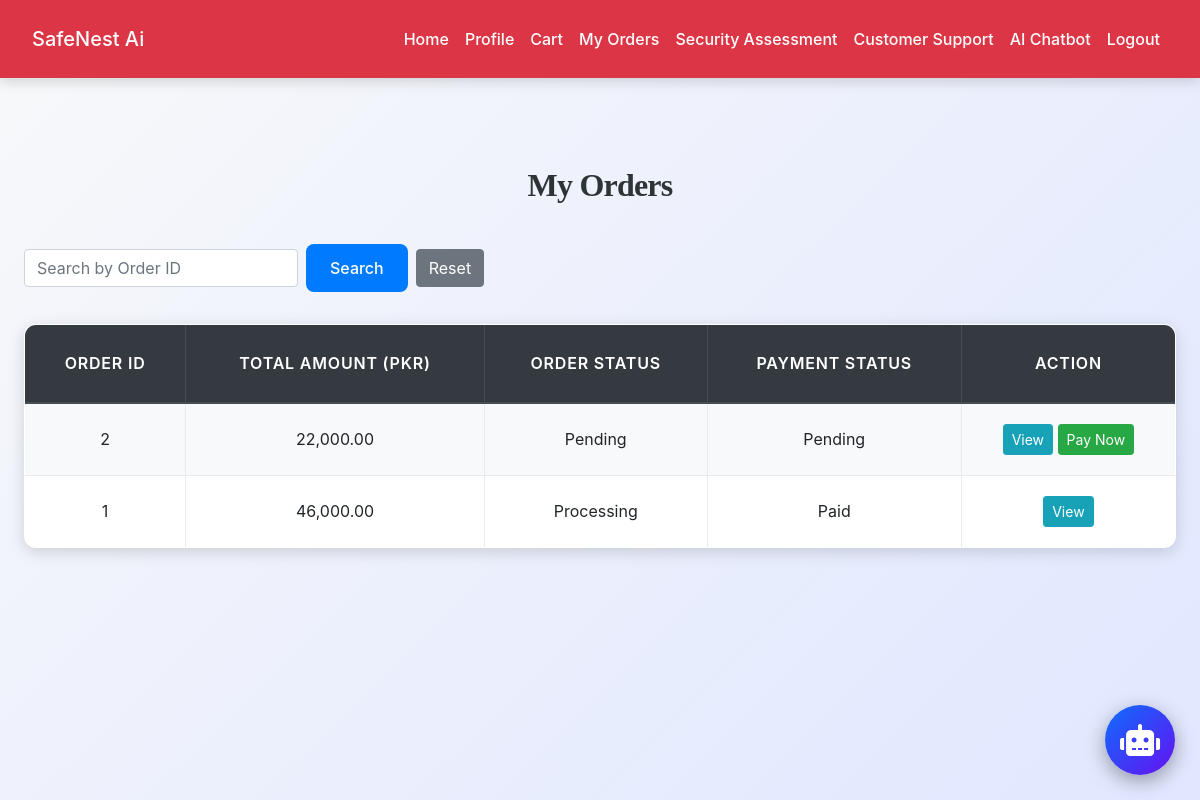
The app's page /user/view_orders.php (signed in) with its own data.
### tables this page shows
CREATE TABLE `orders` (
  `id` int(11) NOT NULL,
  `user_id` int(11) NOT NULL,
  `total_amount` decimal(10,2) NOT NULL,
  `order_status` enum('pending','processing','shipped','delivered','cancelled','returned') DEFAULT 'pending',
  `payment_status` enum('pending','paid','failed','refunded') DEFAULT 'pending',
  `street` varchar(255) DEFAULT NULL,
  `city` varchar(100) DEFAULT NULL,
  `state` varchar(100) DEFAULT NULL,
  `postal_code` varchar(20) DEFAULT NULL,
  `country` varchar(50) DEFAULT NULL,
  `created_at` timestamp NOT NULL DEFAULT current_timestamp()
);

### user/view_orders.php (the view, shortened to what this page needs)
<?php
include('config.php');
$user_id = $_SESSION["id"];
$search_order_id = $_GET['search_order_id'] ?? '';
$query = "SELECT * FROM orders WHERE user_id = $user_id";
$query .= " ORDER BY created_at DESC";
$orders_res = mysqli_query($conn, $query);
?>
<!DOCTYPE html>
<html>
<head>
    <link rel="stylesheet" href="https://cdn.jsdelivr.net/npm/bootstrap@4.6.2/dist/css/bootstrap.min.css">
    <link rel="stylesheet" href="../css/style.css">
</head>
<body>
    <?php include('navbar.php'); ?>
    <div class="container py-5">
        <h2>My Orders</h2>
        <form method="GET" class="form-inline mb-4">
            <input type="text" name="search_order_id" class="form-control mr-2"
                   placeholder="Search by Order ID" value="<?= htmlspecialchars($search_order_id) ?>">
            <button class="btn btn-primary" type="submit">Search</button>
            <a href="view_orders.php" class="btn btn-secondary ml-2">Reset</a>
        </form>
        <?php if (mysqli_num_rows($orders_res) == 0): ?>
            <p>No orders found. <a href="dashboard.php">Shop Now</a></p>
        <?php else: ?>
            <table class="table table-bordered text-center">
                <thead class="thead-dark">
                    <tr>
                        <th>Order ID</th>
                        <th>Total Amount (PKR)</th>
                        <th>Order Status</th>
                        <th>Payment Status</th>
                        <th>Action</th>
                    </tr>
                </thead>
                <tbody>
                    <?php
                    while ($order = mysqli_fetch_assoc($orders_res)):
                    ?>
                        <tr>
                            <td><?= $order['id'] ?></td>
                            <td><?= number_format($order['total_amount'], 2) ?></td>
                            <td><?= ucfirst($order['order_status']) ?></td>
                            <td><?= ucfirst($order['payment_status']) ?></td>
                            <td>
                                <a href="order_success.php?order_id=<?= $order['id'] ?>"
                                   class="btn btn-info btn-sm">View</a>
                                <?php if ($order['payment_status'] == 'pending'): ?>
                                    <button class="btn btn-success btn-sm"
                                            data-toggle="modal"
                                            data-target="#payModal<?= $order['id'] ?>">
                                        Pay Now
                                    </button>
                                <?php endif; ?>
                            </td>
                        </tr>
                    <?php endwhile; ?>
                </tbody>
            </table>
        <?php endif; ?>
    </div>
</body>
</html>

### css/style.css (style rules this page uses)
:root { --primary: #007bff; --secondary: #6c757d; --success: #28a745; --info: #17a2b8; --warning: #ffc107; --danger: #dc3545; --light: #f8f9fa; --dark: #2d3436; --accent: #ff6f61; --highlight: #6f42c1; --shadow: rgba(0, 0, 0, 0.15); --transition: all 0.3s ease-in-out; }
body { font-family: 'Inter', 'Segoe UI', Tahoma, Geneva, Verdana, sans-serif; background: linear-gradient(135deg, var(--light) 0%, #e0e7ff 100%); color: var(--dark); line-height: 1.8; margin: 0; padding: 0; min-height: 100vh; font-size: 16px; }
h1, h2, h3, h4 { text-align: center; margin: 2.5rem 0; font-family: 'Georgia', 'Times New Roman', serif; color: var(--dark); font-weight: 700; letter-spacing: -0.025em; }
h2 { font-size: 2rem; }
.container { max-width: 1200px; margin: 0 auto 3rem; padding: 0 1.5rem; }
.table { width: 100%; border-collapse: collapse; margin: 2rem 0; font-size: 1rem; background-color: #ffffff; border-radius: 12px; overflow: hidden; box-shadow: 0 4px 16px var(--shadow); transition: var(--transition); }
.table th, .table td { padding: 1.25rem; border: 1px solid #e9ecef; text-align: center; vertical-align: middle; }
.table thead th { background-color: rgb(0, 0, 0); color: white; font-weight: 600; text-transform: uppercase; letter-spacing: 0.05em; padding: 1.5rem; }
.table tbody tr { transition: var(--transition); }
.table tbody tr:nth-child(odd) { background-color: var(--light); }
.btn-primary { background-color: var(--primary); color: #fff; border: none; border-radius: 8px; padding: 0.75rem 1.5rem; font-size: 1rem; font-weight: 500; cursor: pointer; transition: var(--transition); display: inline-flex; align-items: center; justify-content: center; }
a { color: var(--primary); text-decoration: none; font-weight: 500; transition: var(--transition); }

### records on screen
orders: id "2", total_amount "22,000.00", order_status "Pending", payment_status "Pending"
orders: id "1", total_amount "46,000.00", order_status "Processing", payment_status "Paid"
